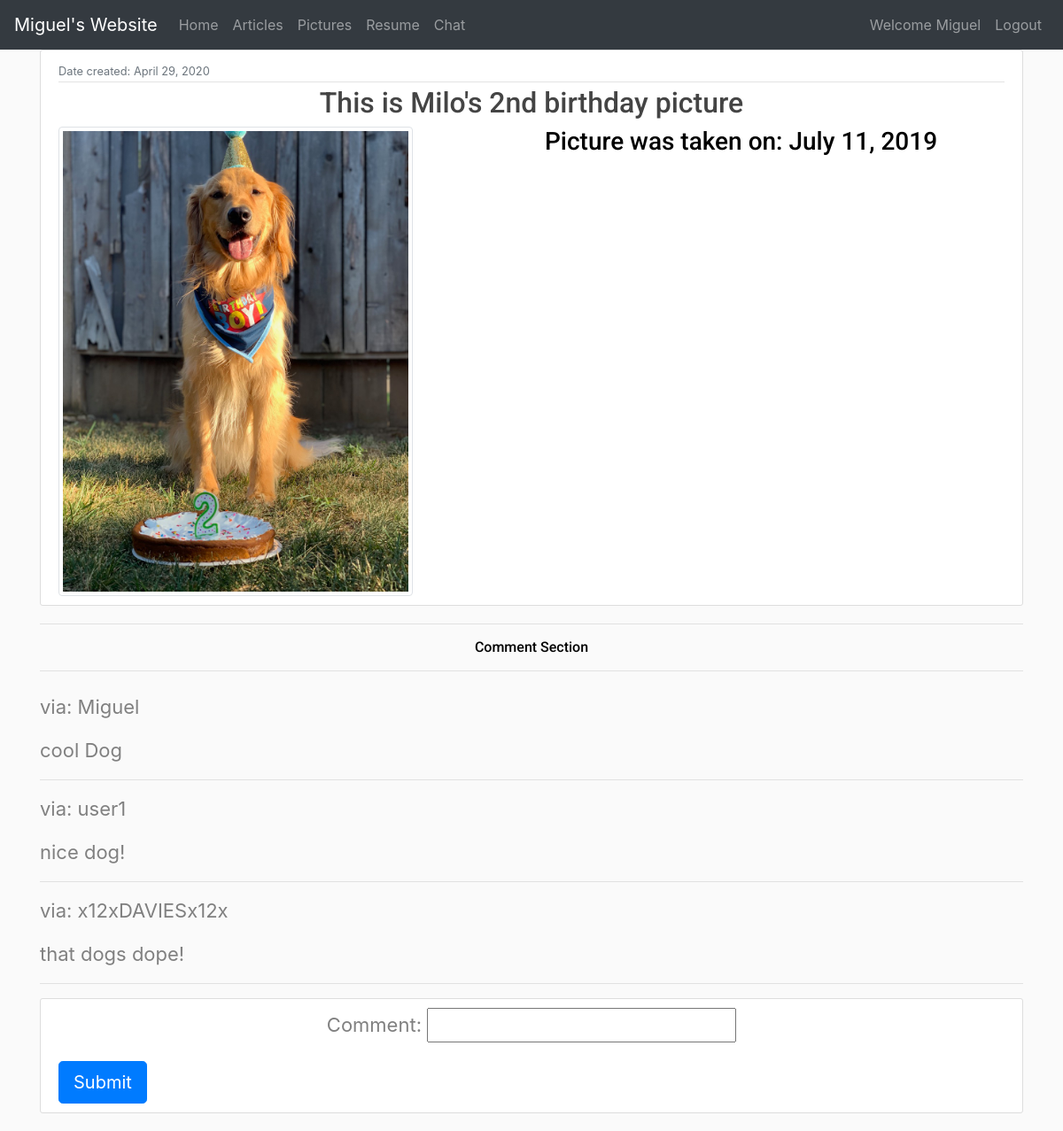
The app's page /pictures/Milos-2nd-birthday/ (signed in) with its own data.
### myapp/models.py (models this page shows, shortened)
class Pictures(models.Model):
    title = models.CharField(max_length=100)
    slug = models.SlugField(max_length=200, unique=True)
    description = models.CharField(max_length=100)
    datePosted = models.DateTimeField(auto_now_add=True)
    dateTaken = models.DateField()
    picture = models.ImageField(null=True, blank=True)
    author = models.ForeignKey(User, on_delete=models.CASCADE)
    class Meta:
        ordering = ['-datePosted']

class PicComment(models.Model):
    comment = models.CharField(max_length=240)
    author = models.ForeignKey(User, on_delete=models.CASCADE)
    content = models.ForeignKey(Pictures, on_delete=models.CASCADE)

### myapp/views.py (the view)
# urls.py: path('pictures/<slug:slug>/', views.PicturesDetail, name='picture_details'),
def PicturesDetail(request,slug):
    template_name = 'myapp/picture_details.html'
    picture = get_object_or_404(Pictures, slug=slug)
    comments = PicComment.objects.filter(content=picture)
    new_comment = None
    if request.method == 'POST':
        comment_form = PicCommentForm(data=request.POST)
        if comment_form.is_valid():
            new_comment = comment_form.save(commit=False)
            new_comment.author = request.user
            new_comment.content = picture
            new_comment.save()
    else:
        comment_form = PicCommentForm()
    return render(request, template_name, {'picture': picture, 'comments': comments, 'new_comment': new_comment, 'comment_form': comment_form})

### myapp/forms.py
class PicCommentForm(forms.ModelForm):
    class Meta:
        model = PicComment
        fields = ('comment' ,)

### myapp/templates/myapp/picture_details.html (shortened to what this page needs)
{% extends "myapp/base.html" %}
{% block content %}
<article class="media content-section">
    <div class="media-body">
        <div class="article-metadata">
            <small class="text-muted"> Date created: {{ picture.datePosted|date:"F d, Y" }}</small>
        </div>
        <h2><a class="article-title" href="#">{{ picture.description }}</a></h2>
        <div class="row">
            <div class="col-md-6">
                <img src="{{ picture.picture.url }}" class="img-thumbnail" height=400 width = 400/>
            </div>
            <div class="col-md-6">
                <h3 class="desc"> Picture was taken on: {{ picture.dateTaken }} </h3>
            </div>
        </div>
    </div>
</article>
<div class="mb-4">
    <hr class="solid">
    <h6 class ="text">Comment Section</h6>
    <hr class="solid">
</div>
{% for comment in comments %}
    <p class="comment"> via: {{ comment.author }}</p>
    <p class="comment">{{ comment.comment }}</p>
    <hr>
    {% empty %}
    <p style>There is no comments</p>
{% endfor %}
{% if request.user.is_authenticated %}
    <div class="content-section">
        <form method='POST'>
            {{ comment_form.as_p }}
            <button type="submit" class="btn btn-primary  btn-lg">Submit</button>
        </form>
    </div>
{% endif %}
{% endblock content %}

### myapp/templates/myapp/base.html (shortened to what this page needs)
{% load static %}
<!DOCTYPE html>
<html>
  <head>
     <link rel="stylesheet" href="https://stackpath.bootstrapcdn.com/bootstrap/4.4.1/css/bootstrap.min.css">
     <link href="https://stackpath.bootstrapcdn.com/font-awesome/4.7.0/css/font-awesome.min.css" rel="stylesheet">
     <link rel="stylesheet" type="text/css" href="{% static 'css/app.css'%}">
  </head>
  <body>
        <nav class="navbar navbar-expand-md navbar-dark bg-dark">
          <a href="{% url 'Home' %}" class="navbar-brand">Miguel's Website</a>
          <div class="collapse navbar-collapse" id="navbarCollapse">
              <div class="navbar-nav">
                  <a href="{% url 'Home' %}" class="nav-item nav-link">Home</a>
                  <a href="{% url 'Articles' %}" class="nav-item nav-link">Articles</a>
                  <a href="{% url 'Pictures' %}" class="nav-item nav-link">Pictures</a>
                  <a href="{% url 'Resume' %}" class="nav-item nav-link">Resume</a>
                  <a href="/chat/lobby" class="nav-item nav-link">Chat</a>
              </div>
              <div class="navbar-nav ml-auto">
                  {% if user.is_authenticated %}
                    <a class="nav-item nav-link">Welcome {{user.username}}</a>
                  {% else %}
                    <a class="nav-item nav-link">Welcome Guest</a>
                  {% endif %}
                  {% if user.is_authenticated %}
                  <a href="{% url 'Logout' %}" class="nav-item nav-link">Logout</a>
                  {% else %}
                  <a href="{% url 'Login' %}" class="nav-item nav-link">Login</a>
                  <a href="{% url 'Register' %}" class="nav-item nav-link">Register</a>
                  {% endif %}
              </div>
          </div>
      </nav>
      <div class = "container">
        {% block content%}
        {% endblock %}
      </div>
  </body>
</html>

### myapp/static/css/app.css (style rules this page uses)
body { background: #fafafa; color: black; }
h1, h2, h3, h4, h5, h6 { color: black; text-align: center; font-family: 'Roboto'; }
p { color: grey; font-size: 22px; text-align: center }
p.comment { text-align: left; }
h3.desc { text-align: left; }
.content-section { background: #ffffff; padding: 10px 20px; border: 1px solid #dddddd; border-radius: 3px; margin-bottom: 20px; }
.article-title { color: #444444; }
.article-metadata { padding-bottom: 1px; margin-bottom: 4px; border-bottom: 1px solid #e3e3e3 }

### records on screen
Pictures: datePosted "April 29, 2020", description "This is Milo's 2nd birthday picture", picture (picture), dateTaken "July 11, 2019"
PicComment: author "Miguel", comment "cool Dog"
PicComment: author "user1", comment "nice dog!"
PicComment: author "x12xDAVIESx12x", comment "that dogs dope!"

### other values on screen
{{ user.username }} "Miguel"
